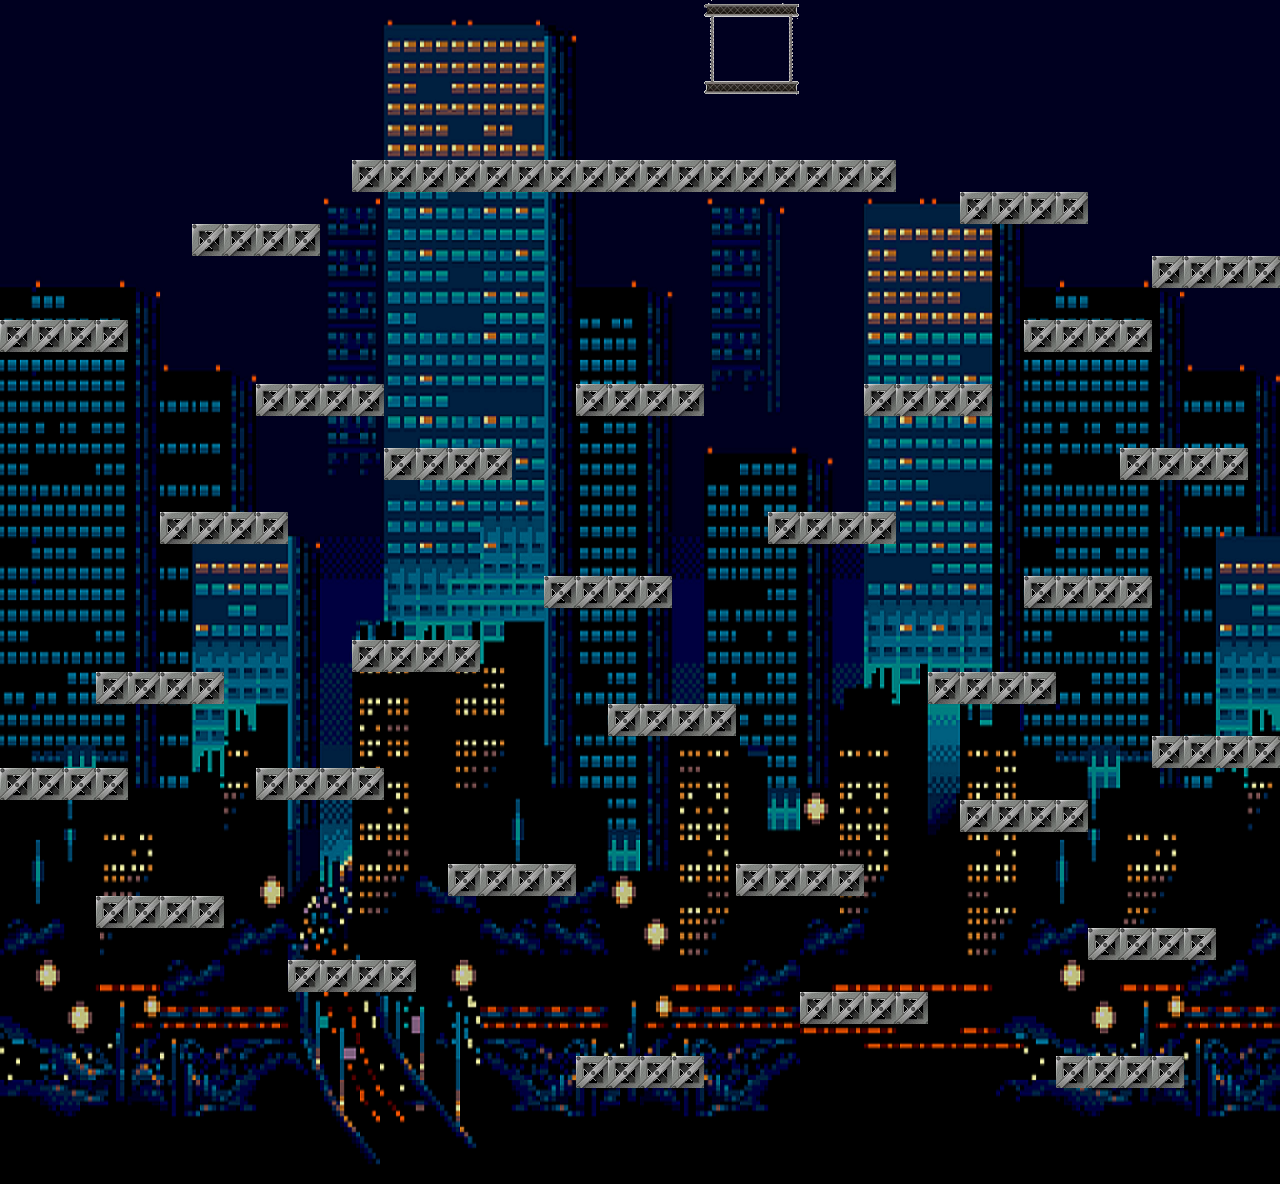

Below is a game level as drawn by its tile map, then a one-line description and the .tmx that defines it (tile-layer data replaced by summaries):
An orthogonal 40x37 tile map with 32x32 px tiles, 2 tile layers (Capa de Patrones 1, Capa de jaula), 3 tilesets.

<map version="1.0" orientation="orthogonal" renderorder="right-down" width="40" height="37" tilewidth="32" tileheight="32" nextobjectid="1">
 <tileset firstgid="1" name="plataforma" tilewidth="32" tileheight="32" tilecount="4" columns="4">
  <image source="../assets/plataforma.png" trans="ffffd5" width="144" height="34" />
 </tileset>
 <tileset firstgid="5" name="ja" tilewidth="32" tileheight="32" tilecount="9" columns="3">
  <image source="../assets/ja.png" trans="ffffd5" width="96" height="96" />
 </tileset>
 <tileset firstgid="14" name="fondo1" tilewidth="32" tileheight="32" tilecount="1480" columns="40">
  <image source="../assets/fondo1.png" trans="ffffd5" width="1280" height="1200" />
 </tileset>
 <layer name="Capa de Patrones 1" width="40" height="37">
  <data>[1480 cells, 1480 non-empty, 1343 distinct tile ids]</data>
 </layer>
 <layer name="Capa de jaula" width="40" height="37">
  <data>[1480 cells, 9 non-empty, 9 distinct tile ids]</data>
 </layer>
</map>